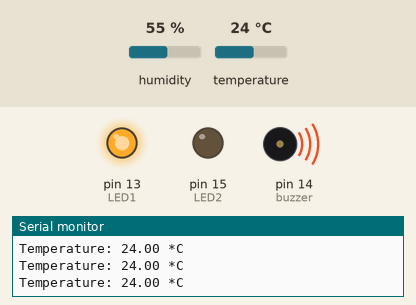
Bench run of a sketch on a simulated Arduino Uno, built with avr-gcc and run on an emulated ATmega328P. On the bench: output pins drawn as LEDs (lit = HIGH), buzzer (waves = sounding, pin HIGH), the last lines printed to the serial monitor. Inputs (shaded band) come from the test bench; at power-on: temperature 24 °C, humidity 55 %.

Above: at 2.8 s.
2.9 s: temperature set to 28 °C
At 5.2 s:
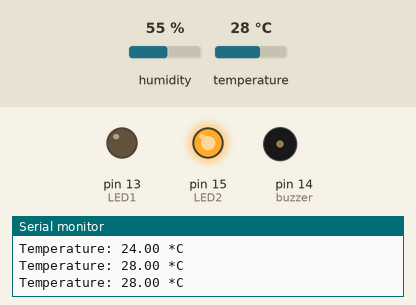
5.6 s: temperature set to 12 °C
At 6.7 s:
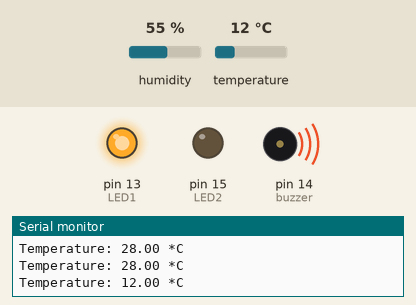
8.3 s: temperature set to 33 °C
At 11.5 s:
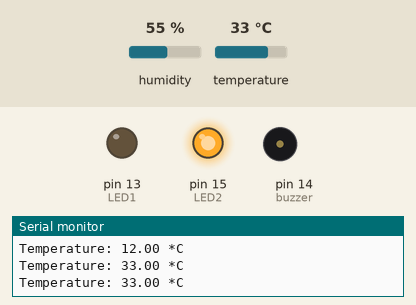
Timing chart, 0 to 13.0 s (numbered marks = the images above; inputs shaded):
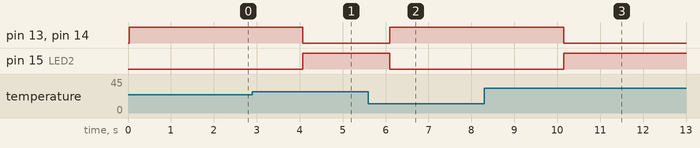

The sketch:

laps8.ino
```cpp
#include "DHT.h"
#define DHTPIN 2
#define DHTTYPE DHT11
int buzzer = 14;  //D5
int LED1 = 13;  //D7
int LED2 = 15;  //D8
DHT dht(DHTPIN, DHTTYPE);
void setup() {
  Serial.begin(115200);
  pinMode(buzzer, OUTPUT);
  pinMode(LED1, OUTPUT);
  pinMode(LED2, OUTPUT);
  dht.begin();
}
void loop()
{

  float t = dht.readTemperature();
 if (isnan(t)){

     Serial.println("Failed to read from DHT sensor!");

      return;

   }
  if (t>26)
  {
    digitalWrite(buzzer, LOW);
    digitalWrite(LED2, HIGH);
    digitalWrite(LED1, LOW);
  }
  else
  {
    digitalWrite(buzzer, HIGH);
    digitalWrite(LED1, HIGH);
    digitalWrite(LED2, LOW);
  }

  Serial.print("Temperature: ");
  Serial.print(t);
  Serial.println(" *C ");
  delay(1000);
}
```

Source omitted: ogo_bmp.cpp.cpp (data table, 6418 bytes)

Measured:
- the behaviour switches between 26 and 27 °C on temperature (found by bisection; images 0 and 1)
- after the input at 2.9 s, pin 13 (LED1), pin 14 (buzzer): HIGH → LOW after 1.2 s; pin 15 (LED2): LOW → HIGH after 1.2 s
- after the input at 5.6 s, pin 13 (LED1), pin 14 (buzzer): LOW → HIGH after 0.50 s; pin 15 (LED2): HIGH → LOW after 0.50 s
- after the input at 8.3 s, pin 13 (LED1), pin 14 (buzzer): HIGH → LOW after 1.8 s; pin 15 (LED2): LOW → HIGH after 1.8 s
